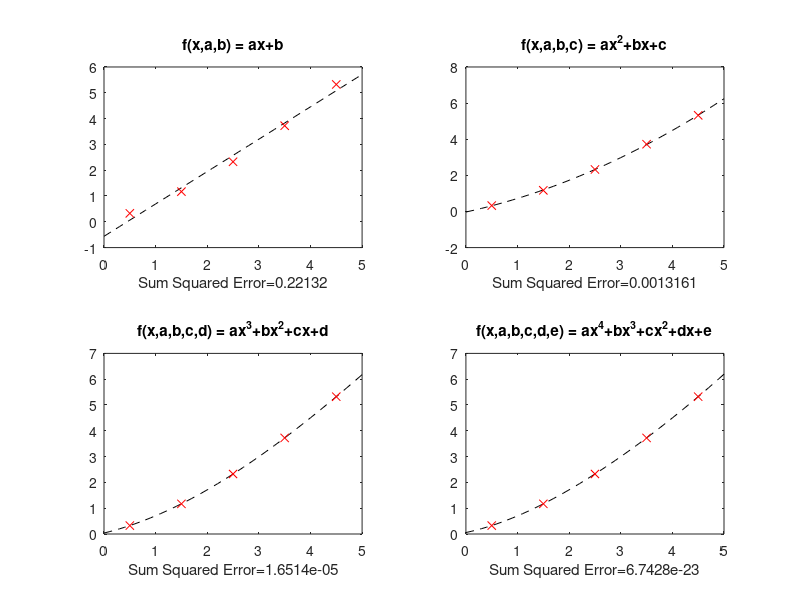

Source code (MATLAB):
% Specify input points
x=[0.5;1.5;2.5;3.5;4.5];
y=[0.327;1.169;2.326;3.724;5.323];
% Specify step vector for plotting points on the line
xp=0:0.1:5;

%%% Linear %%%
% Create the A matrix 
A=[x ones(size(x,1),1)];
    % Compute the minimum error parameters. a = mb(1), b = mb(2) 
    mb = inv(A'*A)*A'*y
    % Compute sum of error
    E1 = sum((mb(1)*x+mb(2)-y).^2);
    % Plot the minimum error function and the input points
    subplot(2,2,1)
    plot(xp,mb(1)*xp+mb(2),'--k',x,y,'xr')
    title('f(x,a,b) = ax+b')
    xlabel(['Sum Squared Error=',num2str(E1)])
    
%%% Quadratic %%%
% Create the A matrix 
A=[x.^2 x ones(size(x,1),1)];
    % Compute the minimum error parameters. a = mb(1), b = mb(2), c = mb(3)
    mb = inv(A'*A)*A'*y
    % Compute sum of error
    E2 = sum((mb(1)*x.^2+mb(2)*x+mb(3)-y).^2);
    % Plot the minimum error function and the input points
    subplot(2,2,2)
    plot(xp,mb(1)*xp.^2+mb(2)*xp+mb(3),'--k',x,y,'xr')
    title('f(x,a,b,c) = ax^2+bx+c')
    xlabel(['Sum Squared Error=',num2str(E2)])

%%% Cubic %%%
% Create the A matrix 
A=[x.^3 x.^2 x ones(size(x,1),1)];
    % Compute the minimum error parameters. a = mb(1), b = mb(2), c =
    % mb(3), d = mb(4)
    mb = inv(A'*A)*A'*y
    % Compute sum of error
    E3 = sum((mb(1)*x.^3+mb(2)*x.^2+mb(3)*x+mb(4)-y).^2);
    % Plot the minimum error function and the input points
    subplot(2,2,3)
    plot(xp,mb(1)*xp.^3+mb(2)*xp.^2+mb(3)*xp+mb(4),'--k',x,y,'xr')
    title('f(x,a,b,c,d) = ax^3+bx^2+cx+d')
    xlabel(['Sum Squared Error=',num2str(E3)])
    
%%% Quartic %%%
% Create the A matrix 
A=[x.^4 x.^3 x.^2 x ones(size(x,1),1)];
    % Compute the minimum error parameters. m = mb(1), b = mb(2), c =
    % mb(3), d = mb(4), e = mb(5)
    mb = inv(A'*A)*A'*y
    % Compute sum of error
    E4 = sum((mb(1)*x.^4+mb(2)*x.^3+mb(3)*x.^2+mb(4)*x+mb(5)-y).^2);
    % Plot the minimum error function and the input points
    subplot(2,2,4)
    plot(xp,mb(1)*xp.^4+mb(2)*xp.^3+mb(3)*xp.^2+mb(4)*xp+mb(5),'--k',x,y,'xr')
    title('f(x,a,b,c,d,e) = ax^4+bx^3+cx^2+dx+e')
    xlabel(['Sum Squared Error=',num2str(E4)])
    